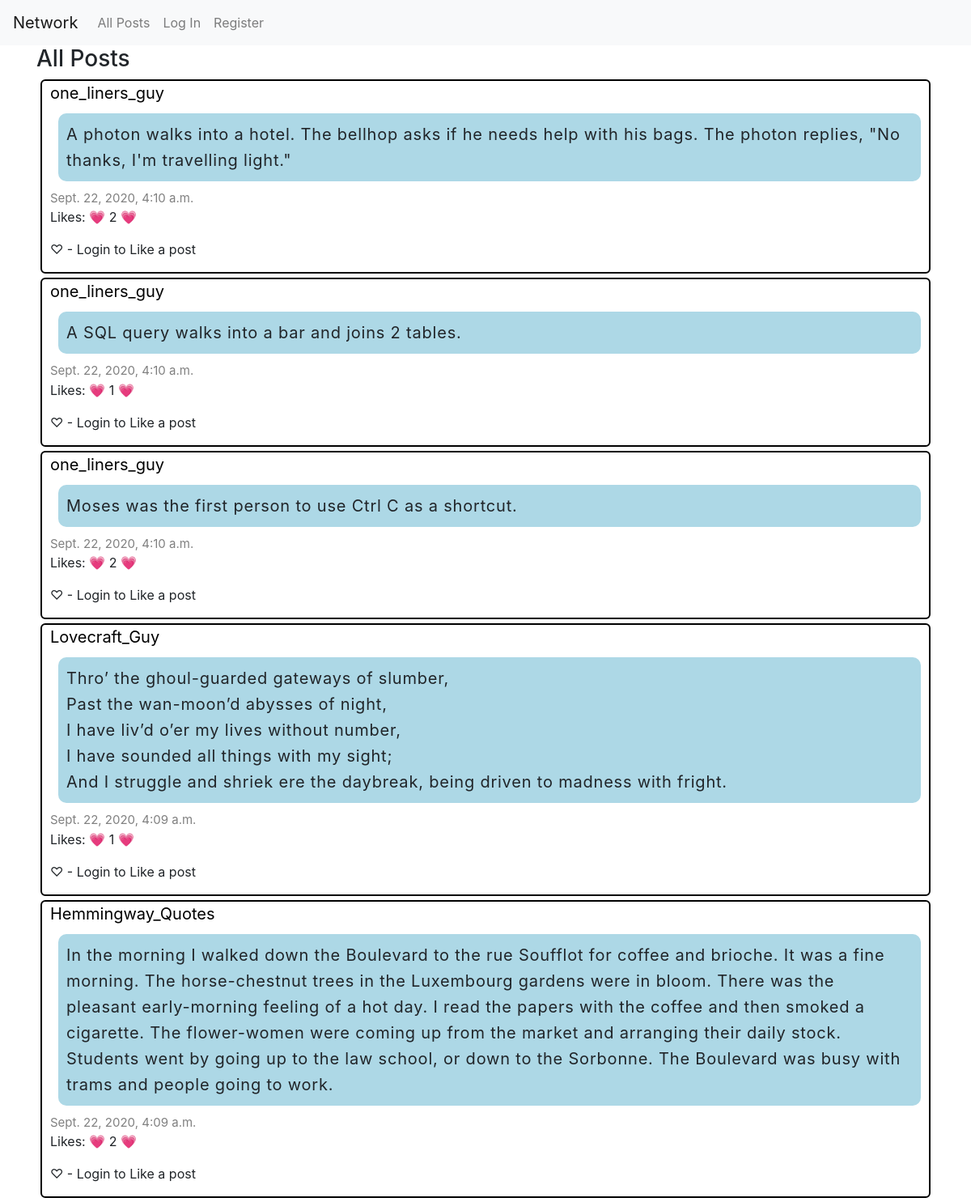
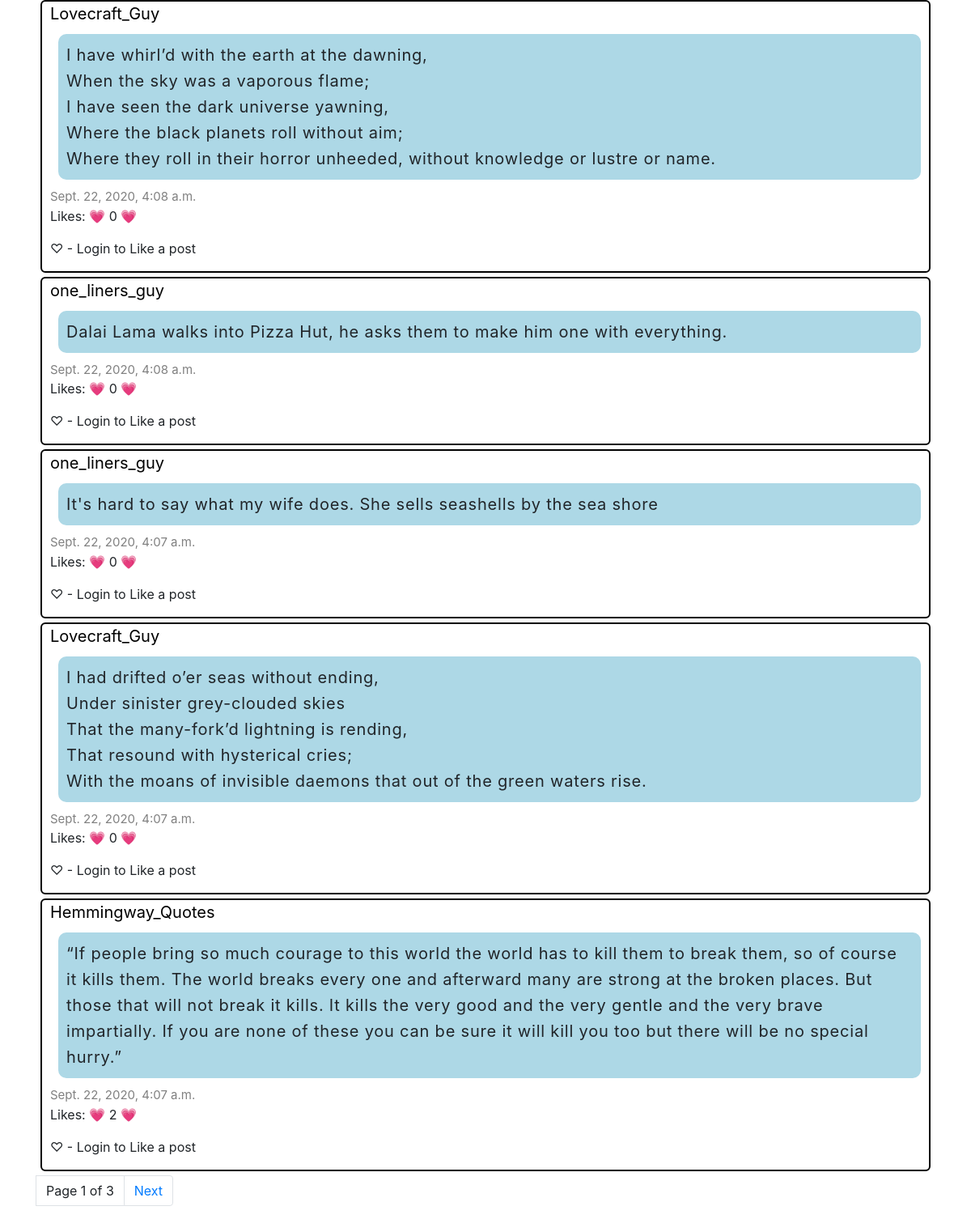
Before: / with the older database file (2 pictures, top to bottom).
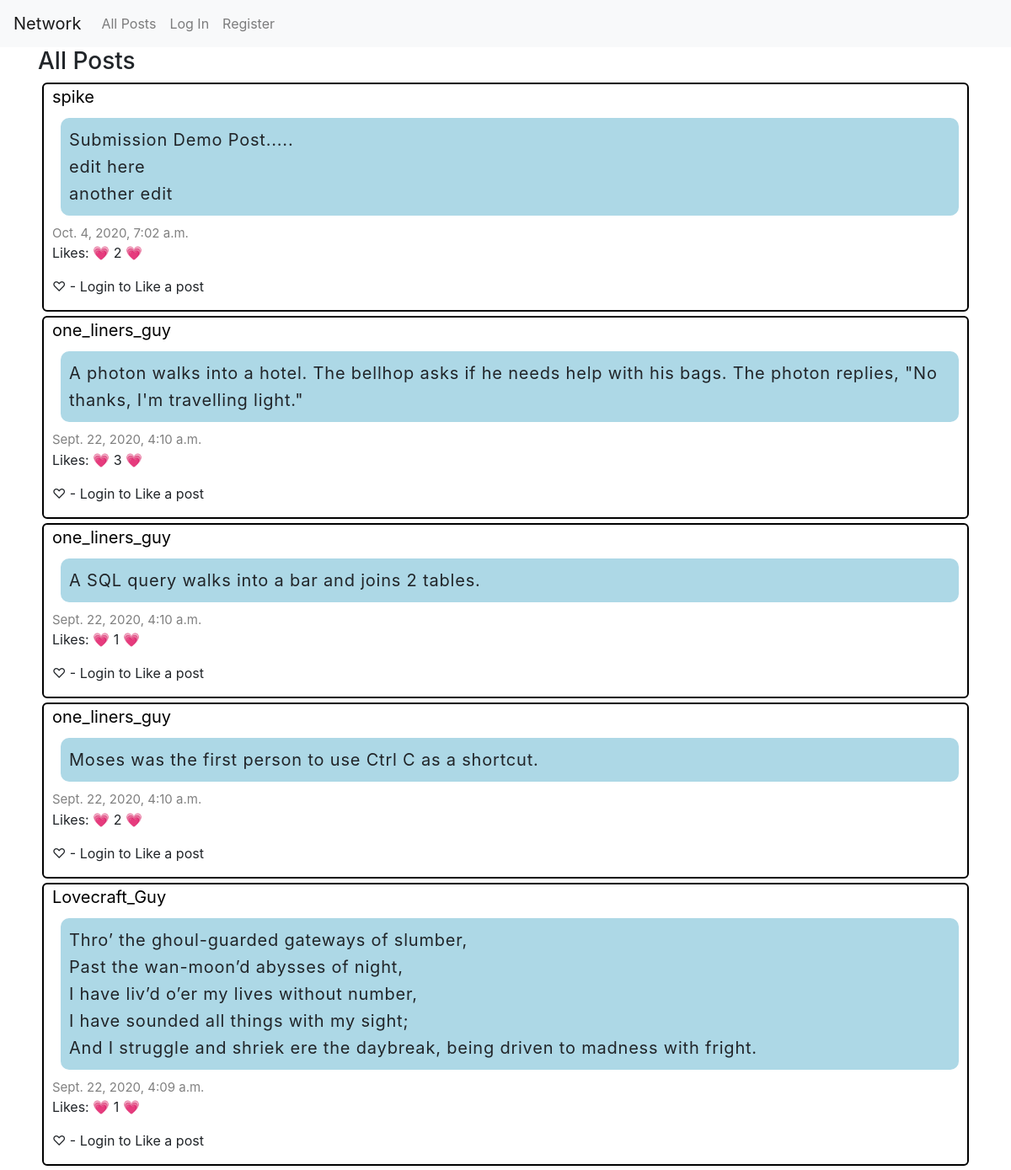
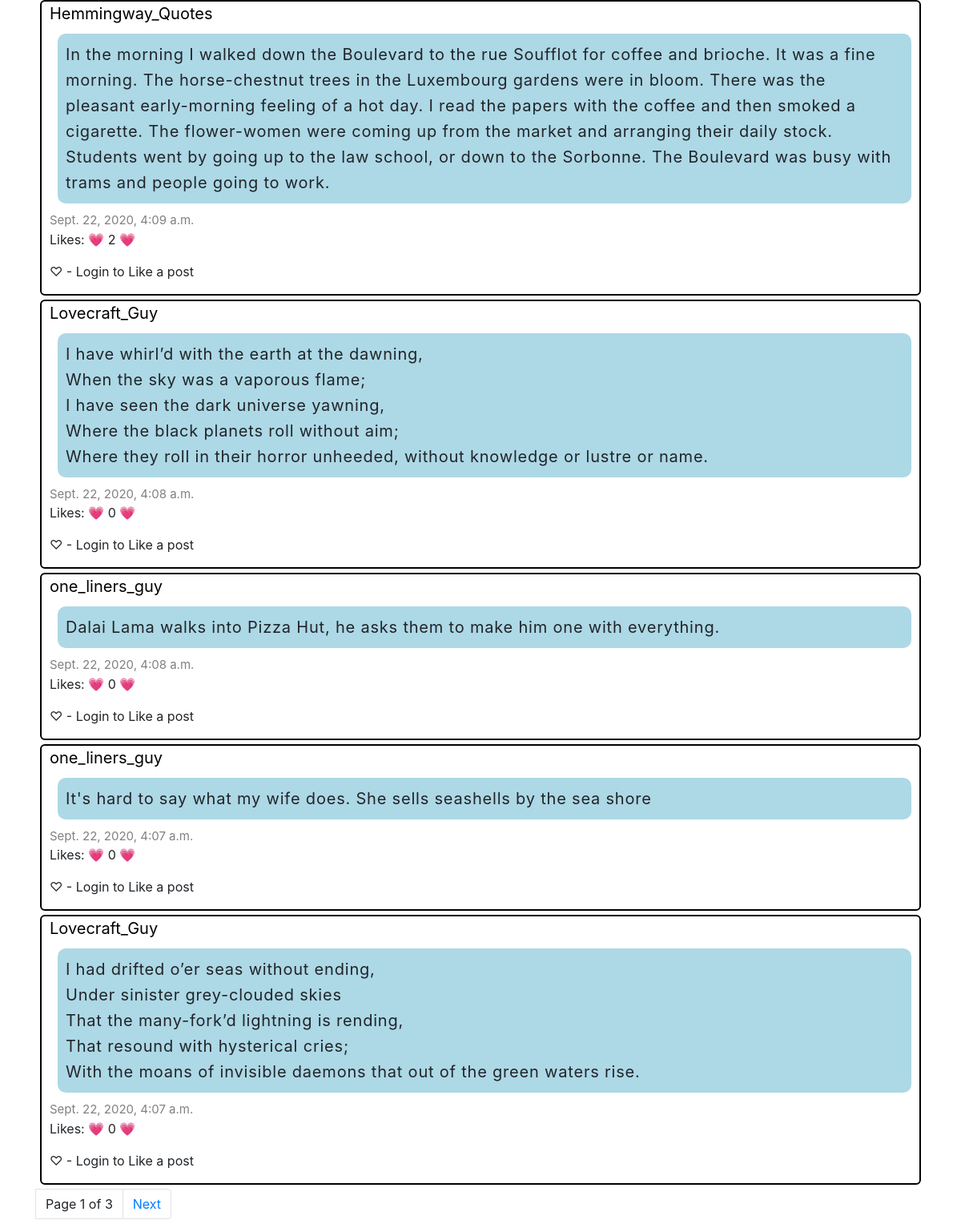
After: the same page with the newer database file (2 pictures, top to bottom).
### network/models.py (models this page shows, shortened)
class Post(models.Model):
    user = models.ForeignKey("User", on_delete=models.CASCADE, related_name="posts")
    body = models.TextField(blank=True)
    timestamp = models.DateTimeField(auto_now_add=True)
    total_likes = models.IntegerField(default=0)
    is_liked_by_current_user = models.BooleanField(default=False)

class User(AbstractUser):
    pass

### network/views.py (the view)
# urls.py: path("", views.index, name="index"),
def index(request):
    posts = Post.objects.all().order_by('-timestamp')
    like_data_loader(request, posts)
    pagination_data = pagination_helper(request, posts)
    return render(request, "network/index.html", {
            "posts": pagination_data["posts"],
            "page": pagination_data["page"],
            "NewPostForm": NewPostForm()
            })

### network/views.py (called while the page is built)
def like_data_loader(request, posts):
    for post in posts:
        post.total_likes = (len(post.likes.all()))
        if request.user.is_authenticated:
            for liked_post in request.user.likes.all():
                if post.id == liked_post.post_id:
                    post.is_liked_by_current_user = True
    return posts

def pagination_helper(request, posts):
    paginated = Paginator(posts, 10)
    page = request.GET.get('page')
    try:
        posts = paginated.page(page)
    except PageNotAnInteger:
        posts = paginated.page(1)
    except EmptyPage:
        posts = paginated.page(paginated.num_pages)
    pagination_data = {
        "posts": posts,
        "page": page
    }
    return pagination_data

### network/templates/network/index.html (shortened to what this page needs)
{% extends "network/layout.html" %}
{% load static %}
{% block body %}
<div class="container">
    <div id="all-posts">
      <h3>All Posts</h3>
      {% for post in posts%}
        {% include 'network/partials/_post.html' %}
      {% endfor %}
      {%	include	"network/pagination.html"	with	page=posts	%}
    </div>
</div>
{% endblock %}

### network/templates/network/partials/_post.html (shortened to what this page needs)
<div class="post">
  <a class="post_user" href="{% url 'profile' post.user %}">{{ post.user }}</a>
  <p class="post_body" id="post_body_{{ post.id }}">{{ post.body }}</p>
  <p class="post_timestamp">{{ post.timestamp}} </p>
  <p> Likes: &#128151; <span id="like_count_{{ post.id }}"> {{ post.total_likes }} </span> &#128151; </p>
  {% if request.user.is_authenticated %}
    {% if post.is_liked_by_current_user == True %}
      <button class="like_post_button btn btn-light btn-lg" id="like_button_{{ post.id }}" name="{{ post.id }}"> &#128151; Liked &#128151; </button>
    {% else %}
      <button class="like_post_button btn btn-light btn-lg" id="like_button_{{ post.id }}" name="{{ post.id }}"> &#9825; Like &#9825;</button>
    {% endif %}
  {% else %}
    <p> &#9825; - Login to Like a post </p>
  {% endif %}
</div>

Changed rows visible on the page:
no longer on this page (row unchanged): Post: user "Hemmingway_Quotes", body "“If people bring so much courage to this world the world has to kill them to break them, so of course it kills them. The world breaks every one and afterward many are strong at the broken places. But those that will not break it kills. It kills the very good and the very gentle and the very brave impartially. If you are none of these you can be sure it will kill you too but there will be no special hurry.”", timestamp "Sept. 22, 2020, 4:07 a.m.", total_likes "2"
added Post: user "spike", body "Submission Demo Post..... edit here another edit", timestamp "Oct. 4, 2020, 7:02 a.m.", total_likes "2"
computed for Post (number 2 of 10 on the later page): total_likes "2" → "3"
